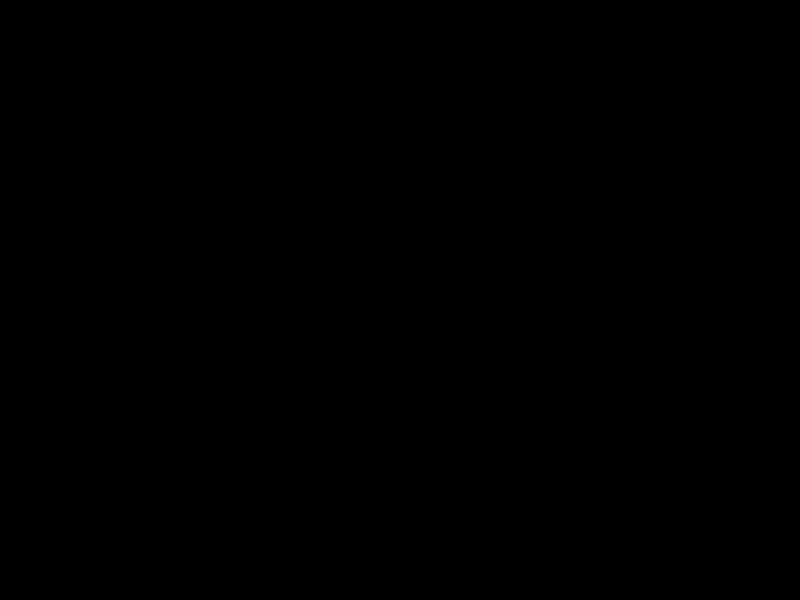
Frame 1 (no input)
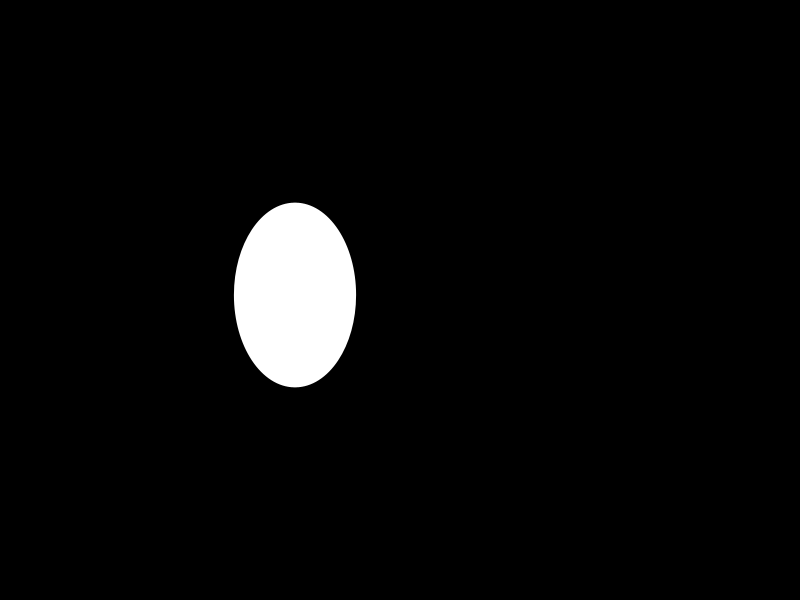
Frame 60 (the mouse pressed at the canvas centre just before this capture)
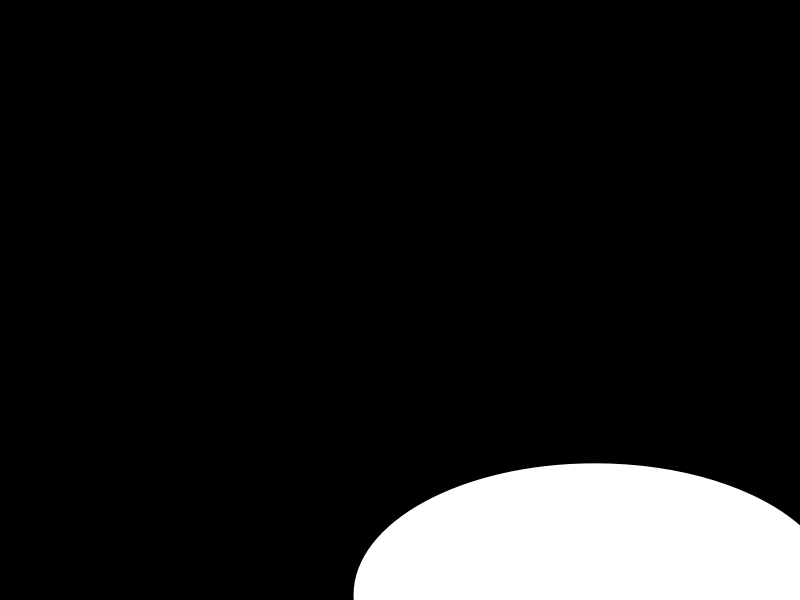
Frame 120 (the mouse held since frame 60 and released just before this capture)

The Processing sketch that drew these frames (run headless with seeded random() and noise(); from frame 60 on, the mouse is pressed at the canvas centre):

// Processing sketch: processing_130509
// ── processing_130509.pde

int x = 0;
int bounce =5;


void setup () {
  size (800,600);
  background (0);
  ;
}

  void draw (){
    noStroke();
    
background (0);
    
   
    ellipse ( x, x, random(x), random(x) );
    ellipse ( x, x, random(bounce), random(x) );
     

   x = x + bounce ;
   
   if ( x >= width){
     fill (random(255), random(255), random (255));
     bounce = bounce * -1;
 
   }
   
   if (x <= -1){
     bounce = bounce * -1;
     
   }
  }
